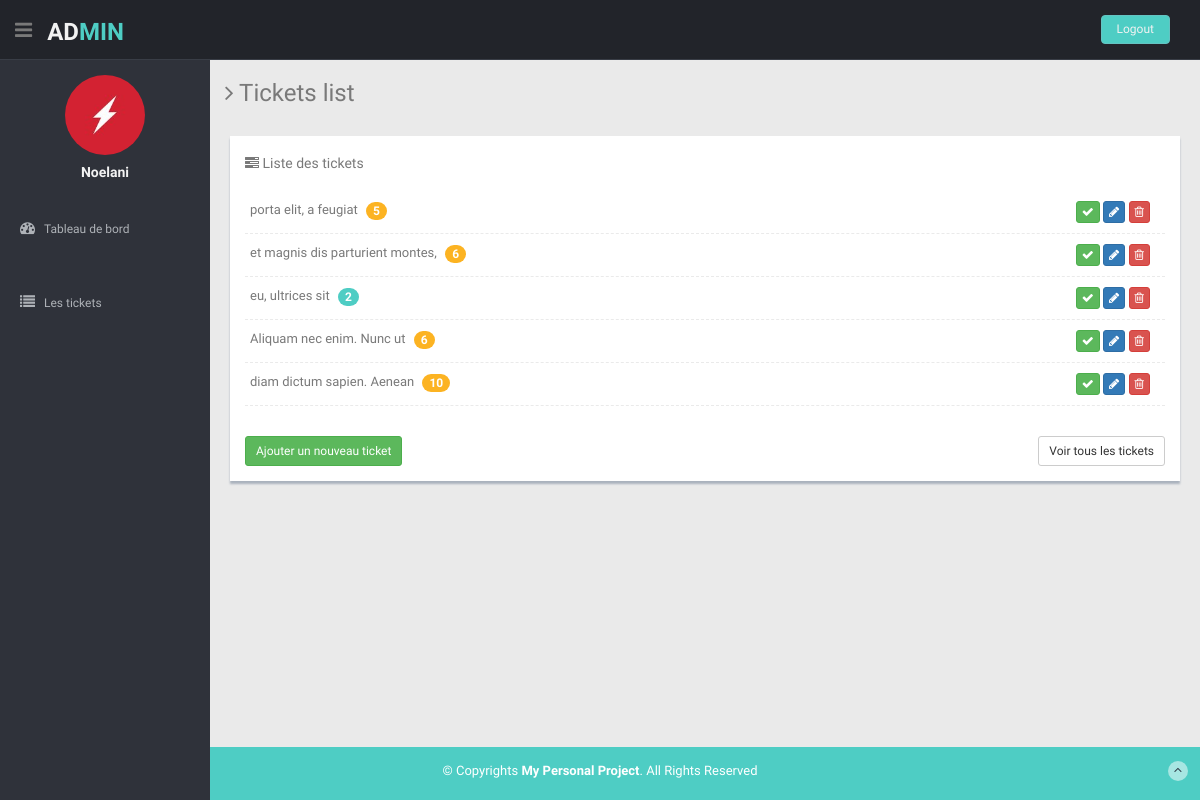
The page /app.php (signed in) on the database its author committed.
### tables this page shows
CREATE TABLE tickets
(
id integer primary key,
user_id integer not null,
title varchar(255) default ' ' not null,
description text default ' ' not null,
level integer(1) default 0 not null
, done integer default 0);

### app/Database.php (called while the page is built, shortened)
<?php
class Database
{
    private $pdo = null;
    private function conditions(array $data): array
    {
        $condition = "";
        $values = [];
        if(count($data) > 0){
            foreach ($data as $key => $value){
                $condition .= ($condition != "")?" AND ":"";
                $operator = explode(" ", $key);
                if(isset($operator[1])){
                    $condition .= $operator[0] . " " . $operator[1] . " ? ";
                }else{
                    $condition .= $operator[0] . " = ? ";
                }
                $values[] = $value;
            }
        }
        return [
            'condition' => $condition,
            'values' => $values,
            ];
    }
    private function getPdo():\PDO
    {
        if(!$this->pdo){
            try{
                $param = [];
                $this->pdo = new \PDO(self::DSN, self::USER, self::PASSWORD, $param);
            }catch (\PDOException $e){
                throw new \Exception("Erreur : " . $e->getMessage());
            }
        }
        return $this->pdo;
    }
    public function query(string $query, array $values = []): \PDOStatement
    {
        $statement = $this->getPdo()->prepare($query);
        $statement->execute($values);
        return $statement;
    }
    public function read(string $table, array $options = [], bool $one = false)
    {
        $options = array_merge(
            [
                "conditions" => [],
                "fields" => [],
                "limit" => null,
                "offset" => 0,
                "order" => []
            ],
            $options
        );
        $condition = $this->conditions($options['conditions']);
        if(count($options['fields']) > 0){
            $fields = implode(',', $options['fields']);
        }else{
            $fields = "*";
        }
        $req = "SELECT " . $fields . " FROM " . $table;
        if($condition['condition'] != ""){
            $req .= " WHERE " . $condition['condition'];
        }
        if(count($options['order'])> 0){
            $req .= " ORDER BY " . implode(', ', $options['order']);
        }
        if($options['limit']){
            $req .= " LIMIT " . $options['offset'] . ", " . $options['limit'];
        }
        $stmt = $this->query($req, $condition['values']);
        $result = $one?$stmt->fetch():$stmt->fetchAll();
        return $result;
    }
}

### index.php (the view, shortened to what this page needs)
<!DOCTYPE html>
<html lang="fr">
<head>
  <link href="lib/bootstrap/css/bootstrap.min.css" rel="stylesheet">
  <link href="lib/font-awesome/css/font-awesome.css" rel="stylesheet" />
  <link href="css/style.css" rel="stylesheet">
</head>
<body>
  <section id="container">
    <?php
    include_once __DIR__ . '/modules/header.php';
    include_once __DIR__ . '/modules/nav_menu.php';
    ?>
    <section id="main-content">
      <section class="wrapper">
        <h3><i class="fa fa-angle-right"></i> Tickets list</h3>
        <div class="row mt">
          <div class="col-md-12">
            <section class="task-panel tasks-widget">
              <div class="panel-heading">
                <div class="pull-left">
                  <h5><i class="fa fa-tasks"></i> Liste des tickets</h5>
                </div>
                <br>
              </div>
              <div class="panel-body">
                <div class="task-content">
                <ul class="task-list">
                    <?php
                    $tickets = $pdo->read("tickets", ['conditions' => ['user_id' => $_SESSION['user']['id']], "order" => ['id DESC'], 'limit'=>5], false);
                    foreach ($tickets as $ticket) :
                    ?>
                        <li class="tooltips" title="<?= $ticket['description'] ?>">
                            <div class="task-title">
                                <span class="task-title-sp <?= ($ticket['done']?'done':'') ?>"><?= $ticket['title'] ?></span>
                                <span class="badge <?= ($ticket['level'] <= 4 ? 'bg-theme' : 'bg-warning') ?>"><?= $ticket['level'] ?></span>
                                <div class="pull-right hidden-phone">
                                    <?php
                                    if ($ticket['done']):
                                        ?>
                                        <a href="#" class="btn btn-warning btn-xs"><i class=" fa fa-close"></i></a>
                                    <?php
                                    else:
                                        ?>
                                        <a href="#" class="btn btn-success btn-xs"><i class=" fa fa-check"></i></a>
                                    <?php
                                    endif;
                                    ?>
                                    <a href="#" class="btn btn-primary btn-xs"><i class="fa fa-pencil"></i></a>
                                    <a href="#" class="btn btn-danger btn-xs"><i class="fa fa-trash-o "></i></a>
                                </div>
                            </div>
                        </li>
                    <?php
                    endforeach;
                    ?>
                  </ul>
                </div>
                <div class=" add-task-row">
                  <a class="btn btn-success btn-sm pull-left" href="form-edit">Ajouter un nouveau ticket</a>
                  <a class="btn btn-default btn-sm pull-right" href="todo-list">Voir tous les tickets</a>
                </div>
              </div>
            </section>
          </div>
        </div>
      </section>
    </section>
    <?php
    include_once __DIR__ . '/modules/footer.php';
    ?>
  </section>
</body>
</html>

### app.php (shortened to what this page needs)
<?php
$path = $_SERVER['PATH_INFO']??"/";
$pdo = new Database();
switch($path) {
    case "/":
        include __DIR__ . "/index.php";
        break;
}
$constant = ob_get_clean();
echo $constant;

### modules/header.php
<header class="header black-bg">
    <div class="sidebar-toggle-box">
        <div class="fa fa-bars tooltips" data-placement="right" data-original-title="Toggle Navigation"></div>
    </div>
    <a href="/" class="logo"><b>AD<span>MIN</span></b></a>
    <div class="top-menu">
        <ul class="nav pull-right top-menu">
            <li><a class="logout" href="logout">Logout</a></li>
        </ul>
    </div>
</header>

### modules/nav_menu.php
<aside>
    <div id="sidebar" class="nav-collapse ">
        <ul class="sidebar-menu" id="nav-accordion">
            <p class="centered">
                <a href="#">
                    <img src="img/users/<?= ($_SESSION['user']['id']??1) ?>.jpg" class="img-circle" width="80">
                </a>
            </p>
            <h5 class="centered">
                <?= $_SESSION['user']['name']??"" ?>
            </h5>
            <li class="mt">
                <a href="/">
                    <i class="fa fa-dashboard"></i>
                    <span>Tableau de bord</span>
                </a>
            </li>
            <li class="mt">
                <a href="todo-list">
                    <i class="fa fa-list"></i>
                    <span>Les tickets</span>
                </a>
            </li>
        </ul>
    </div>
</aside>

### modules/footer.php (shortened to what this page needs)
<footer class="site-footer">
    <div class="text-center">
        <p>
            &copy; Copyrights <strong>My Personal Project</strong>. All Rights Reserved
        </p>
        <a href="#" class="go-top">
            <i class="fa fa-angle-up"></i>
        </a>
    </div>
</footer>

### webroot/css/style.css (style rules this page uses)
body { color: #797979; background: #eaeaea; font-family: 'Ruda', sans-serif; padding: 0px !important; margin: 0px !important; font-size:13px; }
ul li { list-style: none; }
a, a:hover, a:focus { text-decoration: none; outline: none; }
#container { width: 100%; height: 100%; }
.bg-theme { background-color: #4ECDC4; }
.centered { text-align: center; }
.mt { margin-top: 25px; }
ul.top-menu > li > .logout { color: #f2f2f2; font-size: 12px; border-radius: 4px; -webkit-border-radius: 4px; border: 1px solid #64c3c2 !important; padding: 5px 15px; margin-right: 15px; background: #4ECDC4; margin-top: 15px; }
#sidebar { width: 210px; height: 100%; position: fixed; background: #2f323a; }
#sidebar h5 { color: #f2f2f2; font-weight: 700; }
#sidebar ul li { position: relative; }
ul.sidebar-menu , ul.sidebar-menu li ul.sub { margin: -2px 0 0; padding: 0; }
ul.sidebar-menu { margin-top: 75px; }
ul.sidebar-menu li { margin-bottom: 5px; margin-left:10px; margin-right:10px; }
ul.sidebar-menu li a span { display: inline-block; }
ul.sidebar-menu li a { color: #aeb2b7; text-decoration: none; display: block; padding: 15px 0 15px 10px; font-size: 12px; outline: none; -webkit-transition: all 0.3s ease; -moz-transition: all 0.3s ease; -o-transition: all 0.3s ease; -ms-transition: all 0.3s ease; transition: all 0.3s ease; }
ul.sidebar-menu li a i { font-size: 15px; padding-right: 6px; }
#main-content { margin-left: 210px; min-height: calc(100vh - 53px); }
.header, .footer { min-height: 60px; padding: 0 15px; }
.header { position: fixed; left: 0; right: 0; z-index: 1002; }
.black-bg { background: #22242a; border-bottom: 1px solid #393d46; }
.wrapper { display: inline-block; margin-top: 60px; padding-left: 15px; padding-right: 15px; padding-bottom: 15px; padding-top: 0px; width: 100%; }
a.logo { font-size: 24px; color: #f2f2f2; float: left; margin-top: 15px; text-transform: uppercase; }
a.logo b { font-weight: 900; }
a.logo span { color: #4ECDC4; }
#top_menu .nav > li, ul.top-menu > li { float: left; }
ul.top-menu > li > a { color: #666666; font-size: 16px; border-radius: 4px; -webkit-border-radius: 4px; border:1px solid #666666 !important; padding: 2px 6px; margin-right: 15px; }
.sidebar-toggle-box { float: left; padding-right: 15px; margin-top: 20px; }
.sidebar-toggle-box .fa-bars { cursor: pointer; display: inline-block; font-size: 20px; }
.badge.bg-warning { background: #FCB322; }
.site-footer { background: #4ECDC4; color: #fff; padding: 15px 0; }
.site-footer p { margin-bottom: 5px; }
.go-top { margin-right: 1%; margin-top: -25px; float: right; background: rgba(255,255,255,.5); width: 20px; height: 20px; border-radius: 50%; -webkit-border-radius: 50%; }
.go-top i { color: #2A3542; }
.task-content { margin-bottom: 30px; }
.task-panel { background: #fff; text-align: left; box-shadow: 0px 3px 2px #aab2bd; margin: 5px; }
.tasks-widget .task-content:after { clear: both; }
.tasks-widget .task-list { padding:0; margin:0; }
.tasks-widget .task-list > li { position:relative; padding:10px 5px; border-bottom:1px dashed #eaeaea; }
.tasks-widget .task-list li > .task-title { overflow:hidden; margin-right:10px; }
.tasks-widget .task-list li .task-title .task-title-sp { margin-right:5px; }

### rows shown on the page
tickets: title "porta elit, a feugiat", level "5", done 0 (drawn)
tickets: title "et magnis dis parturient montes,", level "6", done 0 (drawn)
tickets: title "eu, ultrices sit", level "2", done 0 (drawn)
tickets: title "Aliquam nec enim. Nunc ut", level "6", done 0 (drawn)
tickets: title "diam dictum sapien. Aenean", level "10", done 0 (drawn)

### other values the page prints
$_SESSION['user']['name'] "Noelani"
